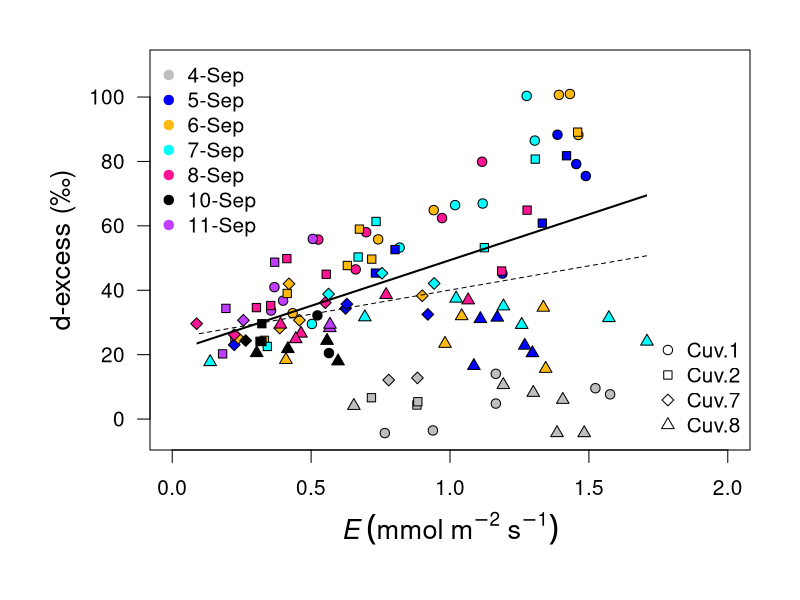
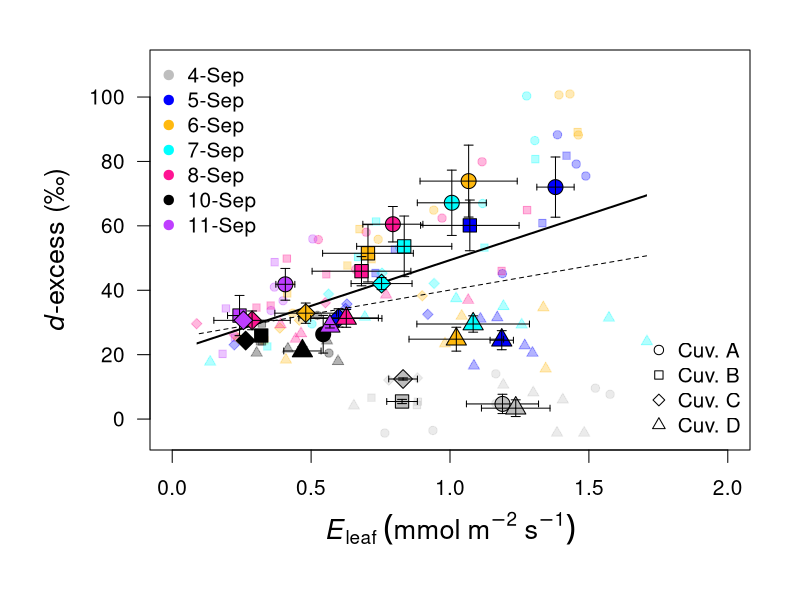
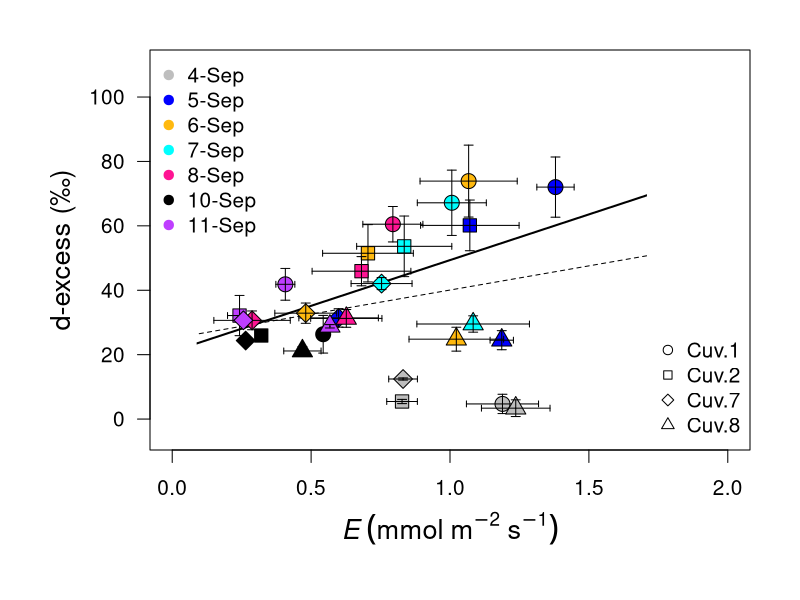

Write R code to recreate these figures, in order.
library(lubridate)
library(dplyr)
s.err <- function(x){
  se <- sd(x)/sqrt(length(x))
  return(se)
}
dfS <- read.table('barkData/Sept_complete.csv', sep = ';', header = TRUE)
dfS$DT <- as.POSIXct(dfS$DT, format="%Y-%m-%d %H:%M:%S")
dfS$day <- day(dfS$DT)
dfS$mon <- lubridate::month(dfS$DT, label = T)
dfS$datePretty <- paste0(dfS$day, '-', dfS$mon)
dfS$Date <- as.Date(dfS$DT)
dfS$timeDec <- hour(dfS$DT)+ (minute(dfS$DT)/60)
dfS$midday <- ifelse(dfS$timeDec >= 10 & dfS$timeDec <= 16 & dfS$PAR >= 300, 'yes', 'no')
dfSMD <- subset(dfS, midday == 'yes')

sumSep <- summarise(group_by(subset(dfS, midday == 'yes'), Date, MpNo),
                    E_mean = mean(TrA), E_se = s.err(TrA),
                    d_ex_mean = mean(dDH_ex), d_ex_se = s.err(dDH_ex))

cuv <- unique(dfSMD$MpNo)
myDates <- unique(dfSMD$Date)
cuvL <- list()
for(i in 1:length(cuv)){
  cuvL[[i]] <- subset(dfSMD, MpNo == cuv[i])
}

#version1
windows(10,10)
par(mfrow=c(1,1), las=1, cex=1.25, mar=c(6, 6, 2, 2))
plot(subset(dfSMD, MpNo == cuv[1])[,'dDH_ex']~ subset(dfSMD, MpNo == cuv[1])[,'TrA'],
     pch=15, col = 'white',  
     ylim = c(-5, 110), xlim=c(0, 2),
     ylab =  "d-excess (\u2030)",  xlab=expression(italic(E)~(mmol~m^-2~s^-1)), cex.lab=1.3)
myChar <- c(21:24)
myPal <- c('grey', 'blue', 'darkgoldenrod1', 'cyan', 'deeppink', 'black', 'darkorchid1')
for(i in 1:length(cuv)){
  for(j in 1:length(myDates)){
    points(subset(cuvL[[i]], Date == myDates[j])$dDH_ex ~
             subset(cuvL[[i]], Date == myDates[j])$TrA, pch = myChar[i], col = 'black', bg = myPal[j])
  }
}
plotrix::ablineclip(lm(dDH_ex ~ TrA, data = dfSMD),
                    x1 = min(dfSMD$TrA), x2 = max(dfSMD$TrA), lty = 2)
plotrix::ablineclip(lm(dDH_ex ~ TrA, data = subset(dfSMD, day >= 5)),
                    x1 = min(dfSMD$TrA), x2 = max(dfSMD$TrA), lwd = 2)
legend('topleft', pch = rep(19, 7), col = myPal, legend = unique(dfSMD$datePretty), bty ='n')
legend('bottomright', pch = myChar, col = 'black', bg = 'grey', legend = paste0('Cuv.', cuv), bty = 'n')


#version2 (the good one)
windows(10,10)
par(mfrow=c(1,1), las=1, cex=1.25, mar=c(6, 6, 2, 2))
plot(subset(dfSMD, MpNo == cuv[1])[,'dDH_ex']~ subset(dfSMD, MpNo == cuv[1])[,'TrA'],
     pch=15, col = 'white',
     ylim = c(-5, 110), xlim=c(0, 2),
     ylab = expression(paste(italic(d), "-excess (\u2030)")), xlab=expression(italic(E)[leaf]~(mmol~m^-2~s^-1)), cex.lab=1.3)
myChar <- c(21:24)
myPal <- c('grey', 'blue', 'darkgoldenrod1', 'cyan', 'deeppink', 'black', 'darkorchid1')
for(i in 1:length(cuv)){
  for(j in 1:length(myDates)){
    points(subset(cuvL[[i]], Date == myDates[j])$dDH_ex ~
             subset(cuvL[[i]], Date == myDates[j])$TrA, pch = myChar[i], cex = 0.9,
           col = scales::alpha(myPal[j], 0.3), bg = scales::alpha(myPal[j], 0.3))
  }
}
plotrix::ablineclip(lm(dDH_ex ~ TrA, data = dfSMD),
                    x1 = min(dfSMD$TrA), x2 = max(dfSMD$TrA), lty = 2)
plotrix::ablineclip(lm(dDH_ex ~ TrA, data = subset(dfSMD, day >= 5)),
                    x1 = min(dfSMD$TrA), x2 = max(dfSMD$TrA), lwd = 2)
legend('topleft', pch = rep(19, 7), col = myPal, legend = unique(dfSMD$datePretty), bty ='n')
legend('bottomright', pch = myChar, col = 'black', bg = 'grey', legend = paste0('Cuv. ', c('A', 'B', 'C', 'D')), bty = 'n')

sumSep <- as.data.frame(sumSep)
sumSepL <- list()
for(i in 1:length(cuv)){
  sumSepL[[i]] <- subset(sumSep, MpNo == cuv[i])
}
for(i in 1:length(cuv)){
  for(j in 1:length(myDates)){
    Hmisc::errbar(x=subset(sumSepL[[i]], Date == myDates[j])[,'E_mean'],
                  y=subset(sumSepL[[i]], Date == myDates[j])[,'d_ex_mean'],
                  yplus=subset(sumSepL[[i]], Date == myDates[j])[,'d_ex_mean']+
                    subset(sumSepL[[i]], Date == myDates[j])[,'d_ex_se'],
                  yminus=subset(sumSepL[[i]], Date == myDates[j])[,'d_ex_mean']-
                    subset(sumSepL[[i]], Date == myDates[j])[,'d_ex_se'],
                  pch=myChar[i], col='black', bg = myPal[j], errbar.col = 'black', add=T, cex=1.6)
    arrows(x0 = subset(sumSepL[[i]], Date == myDates[j])[,'E_mean'],
           y0 = subset(sumSepL[[i]], Date == myDates[j])[,'d_ex_mean'],
           x1 = subset(sumSepL[[i]], Date == myDates[j])[,'E_mean']+
             subset(sumSepL[[i]], Date == myDates[j])[,'E_se'],
           length = 0.03, angle = 90, code = 2)
    arrows(x0 = subset(sumSepL[[i]], Date == myDates[j])[,'E_mean'],
           y0 = subset(sumSepL[[i]], Date == myDates[j])[,'d_ex_mean'],
           x1 = subset(sumSepL[[i]], Date == myDates[j])[,'E_mean']-
             subset(sumSepL[[i]], Date == myDates[j])[,'E_se'],
           length = 0.03, angle = 90, code = 2)
  }
}

#version3
windows(10,10)
par(mfrow=c(1,1), las=1, cex=1.25, mar=c(6, 6, 2, 2))
plot(subset(dfSMD, MpNo == cuv[1])[,'dDH_ex']~ subset(dfSMD, MpNo == cuv[1])[,'TrA'],
     pch=15, col = 'white',  
     ylim = c(-5, 110), xlim=c(0, 2),
     ylab =  "d-excess (\u2030)",  xlab=expression(italic(E)~(mmol~m^-2~s^-1)), cex.lab=1.3)
myChar <- c(21:24)
myPal <- c('grey', 'blue', 'darkgoldenrod1', 'cyan', 'deeppink', 'black', 'darkorchid1')
plotrix::ablineclip(lm(dDH_ex ~ TrA, data = dfSMD),
                    x1 = min(dfSMD$TrA), x2 = max(dfSMD$TrA), lty = 2)
plotrix::ablineclip(lm(dDH_ex ~ TrA, data = subset(dfSMD, day >= 5)),
                    x1 = min(dfSMD$TrA), x2 = max(dfSMD$TrA), lwd = 2)
legend('topleft', pch = rep(19, 7), col = myPal, legend = unique(dfSMD$datePretty), bty ='n')
legend('bottomright', pch = myChar, col = 'black', bg = 'grey', legend = paste0('Cuv.', cuv), bty = 'n')

sumSep <- as.data.frame(sumSep)
sumSepL <- list()
for(i in 1:length(cuv)){
  sumSepL[[i]] <- subset(sumSep, MpNo == cuv[i])
}
for(i in 1:length(cuv)){
  for(j in 1:length(myDates)){
    Hmisc::errbar(x=subset(sumSepL[[i]], Date == myDates[j])[,'E_mean'],
                  y=subset(sumSepL[[i]], Date == myDates[j])[,'d_ex_mean'],
                  yplus=subset(sumSepL[[i]], Date == myDates[j])[,'d_ex_mean']+
                    subset(sumSepL[[i]], Date == myDates[j])[,'d_ex_se'],
                  yminus=subset(sumSepL[[i]], Date == myDates[j])[,'d_ex_mean']-
                    subset(sumSepL[[i]], Date == myDates[j])[,'d_ex_se'],
                  pch=myChar[i], col='black', bg = myPal[j], errbar.col = 'black', add=T, cex=1.6)
    arrows(x0 = subset(sumSepL[[i]], Date == myDates[j])[,'E_mean'],
           y0 = subset(sumSepL[[i]], Date == myDates[j])[,'d_ex_mean'],
           x1 = subset(sumSepL[[i]], Date == myDates[j])[,'E_mean']+
             subset(sumSepL[[i]], Date == myDates[j])[,'E_se'],
           length = 0.03, angle = 90, code = 2)
    arrows(x0 = subset(sumSepL[[i]], Date == myDates[j])[,'E_mean'],
           y0 = subset(sumSepL[[i]], Date == myDates[j])[,'d_ex_mean'],
           x1 = subset(sumSepL[[i]], Date == myDates[j])[,'E_mean']-
             subset(sumSepL[[i]], Date == myDates[j])[,'E_se'],
           length = 0.03, angle = 90, code = 2)
  }
}
